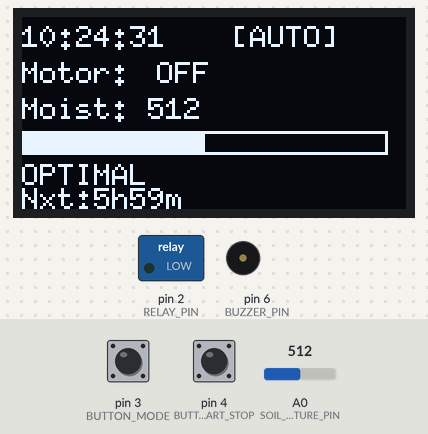
A sketch run on a simulated Arduino Uno, built with avr-gcc and run on an emulated ATmega328P. Parts: 128×64 one-colour display, switched loads named in the sketch (green lamp = pin HIGH), buzzer (waves = sounding). The inputs (shaded band) are chosen by the test bench; at power-on: pin 3 (BUTTON_MODE) HIGH, pin 4 (BUTTON_START_STOP) HIGH, A0 (SOIL_MOISTURE_PIN) = 512. The local clock reads 2024-03-15 10:24:30 at power-on unless the sketch sets it; what the sketch prints to the serial monitor is not drawn.

Above: at 3.1 s.
3.2 s: pin 3 (BUTTON_MODE) pulled LOW for 0.75 s
At 6.8 s:
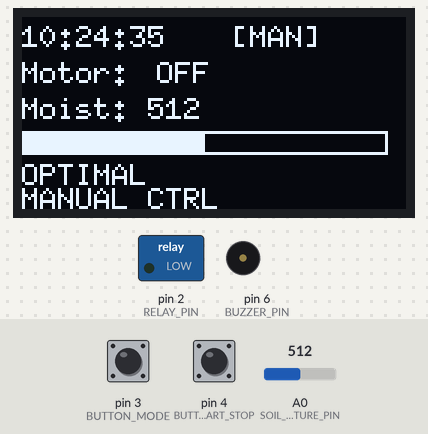
7.3 s: pin 4 (BUTTON_START_STOP) pulled LOW for 0.75 s
At 10.2 s:
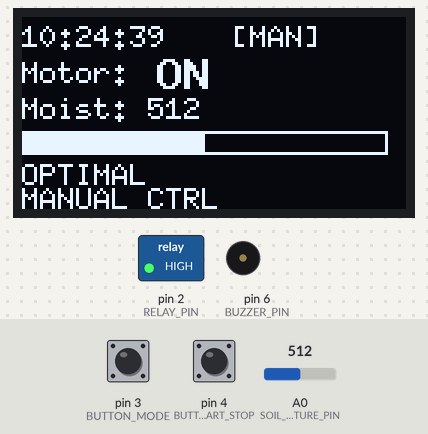
10.6 s: A0 (SOIL_MOISTURE_PIN) set to 686
At 12.4 s:
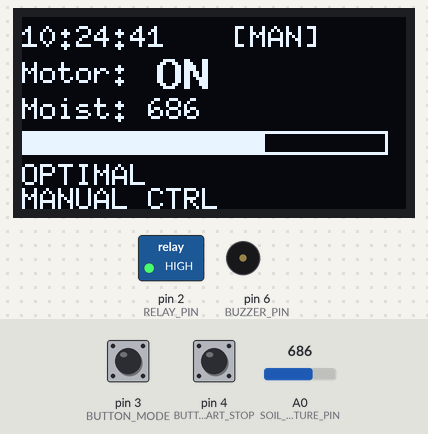
13.9 s: A0 (SOIL_MOISTURE_PIN) set to 714
At 15.8 s:
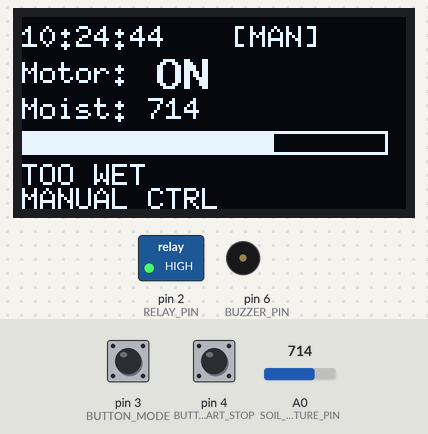
17.2 s: pin 3 (BUTTON_MODE) pulled LOW for 1 s
At 20.9 s:
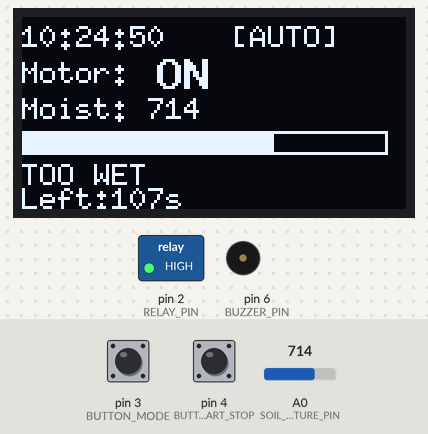
21.0 s: pin 4 (BUTTON_START_STOP) pulled LOW for 0.75 s
At 23.7 s:
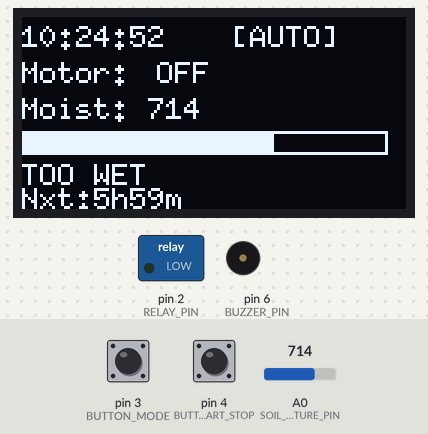
Timing chart, 0 to 24.7 s (numbered marks = the images above; inputs shaded):
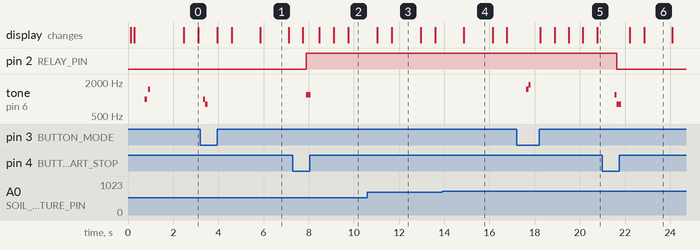

Measured:
- the behaviour switches between 700 and 701 on A0 (SOIL_MOISTURE_PIN) (found by bisection; images 3 and 4)
- after the input at 3.2 s, tone on pin 6 (BUZZER_PIN): silent → 1000 Hz after 0.12 s, → 800 Hz 0.10 s later, → silent 0.10 s later; the display: first changes after 0.75 s (image 1 shows a later state)
- after the input at 7.3 s, pin 2 (RELAY_PIN): LOW → HIGH after 0.59 s; tone on pin 6 (BUZZER_PIN): silent → 1200 Hz after 0.59 s, → silent 0.20 s later; the display: first differs from a run without the input after 1.2 s (image 2 shows a later state)
- after the input at 13.9 s, the display: changes after 0.97 s (image 4)
- after the input at 17.2 s, tone on pin 6 (BUZZER_PIN): silent → 1500 Hz after 0.43 s, → 1800 Hz 0.10 s later, → silent 0.10 s later; the display: first changes after 1.1 s (image 5 shows a later state)
- after the input at 21.0 s, pin 2 (RELAY_PIN): HIGH → LOW after 0.64 s; tone on pin 6 (BUZZER_PIN): silent → 1200 Hz after 0.56 s, → 800 Hz 0.09 s later, → silent 0.20 s later; the display: first changes after 1.2 s (image 6 shows a later state)
- what the display in image 0 shows lasts 0.6 s, from 2.5 s to 3.1 s

The sketch:

SINKSAVER.ino
```cpp
#include <Wire.h>
#include <U8g2lib.h>
#include <RTClib.h>

// Pin definitions
#define RELAY_PIN 2
#define BUTTON_MODE 3
#define BUTTON_START_STOP 4
#define BUZZER_PIN 6
#define SOIL_MOISTURE_PIN A0

// FIXED: Use SH1106 for 1.3" OLED (fixes offset)
U8G2_SH1106_128X64_NONAME_1_HW_I2C u8g2(U8G2_R0, U8X8_PIN_NONE);

RTC_DS3231 rtc;

// Timing settings
const unsigned long MIXING_INTERVAL = 6UL * 60 * 60 * 1000;
const unsigned long MIXING_DURATION = 2UL * 60 * 1000;
const int MOISTURE_MIN = 300;
const int MOISTURE_MAX = 700;

// State variables
bool isAutoMode = true;
bool isRelayOn = false;
unsigned long lastMixTime = 0;
unsigned long mixStartTime = 0;

// Button states
bool lastButton1 = HIGH;
bool lastButton2 = HIGH;

void setup() {
  Serial.begin(9600);

  Serial.println(F("========================================"));
  Serial.println(F("    COMPOST MIXER SYSTEM"));
  Serial.println(F("========================================"));
  Serial.println();

  pinMode(RELAY_PIN, OUTPUT);
  pinMode(BUZZER_PIN, OUTPUT);
  pinMode(BUTTON_MODE, INPUT_PULLUP);
  pinMode(BUTTON_START_STOP, INPUT_PULLUP);
  digitalWrite(RELAY_PIN, LOW);

  Serial.println(F("Initializing I2C..."));
  Wire.begin();

  Serial.println(F("Initializing OLED..."));
  u8g2.begin();
  showMessage(F("Starting..."));
  Serial.println(F("✓ OLED initialized"));

  Serial.println(F("Initializing RTC..."));
  if (!rtc.begin()) {
    Serial.println(F("✗ RTC FAILED!"));
    showMessage(F("RTC ERROR!"));
    while (1) {
      tone(BUZZER_PIN, 1000, 200);
      delay(1000);
    }
  }
  Serial.println(F("✓ RTC initialized"));

  // Uncomment to set time
  // rtc.adjust(DateTime(F(__DATE__), F(__TIME__)));

  Serial.println();
  Serial.println(F("Pin Configuration:"));
  Serial.println(F("  Pin 2: Relay (Motor)"));
  Serial.println(F("  Pin 3: Button - Mode Toggle (AUTO/MANUAL)"));
  Serial.println(F("  Pin 4: Button - Start/Stop Mixing"));
  Serial.println(F("  Pin 6: Buzzer"));
  Serial.println(F("  A0:    Soil Moisture Sensor"));
  Serial.println(F("  A4:    I2C SDA (OLED + RTC)"));
  Serial.println(F("  A5:    I2C SCL (OLED + RTC)"));
  Serial.println();

  Serial.println(F("Settings:"));
  Serial.print(F("  Mixing Interval: "));
  Serial.print(MIXING_INTERVAL / 3600000);
  Serial.println(F(" hours"));
  Serial.print(F("  Mixing Duration: "));
  Serial.print(MIXING_DURATION / 60000);
  Serial.println(F(" minutes"));
  Serial.print(F("  Moisture MIN: "));
  Serial.println(MOISTURE_MIN);
  Serial.print(F("  Moisture MAX: "));
  Serial.println(MOISTURE_MAX);
  Serial.println();

  Serial.println(F("Safety Features:"));
  Serial.println(F("  AUTO mode: Moisture safety enabled"));
  Serial.println(F("  MANUAL mode: Moisture safety DISABLED"));
  Serial.println();

  tone(BUZZER_PIN, 1000, 100);
  delay(150);
  tone(BUZZER_PIN, 1500, 100);

  lastMixTime = millis();

  Serial.println(F("========================================"));
  Serial.println(F("System Ready!"));
  Serial.println(F("Mode: AUTO"));
  Serial.println(F("========================================"));
  Serial.println();

  delay(1000);
}

void loop() {
  DateTime now = rtc.now();
  int moisture = analogRead(SOIL_MOISTURE_PIN);
  unsigned long currentTime = millis();

  // Check buttons
  if (checkButton(BUTTON_MODE, lastButton1)) {
    toggleMode();
  }

  if (checkButton(BUTTON_START_STOP, lastButton2)) {
    toggleMixing();
  }

  // Auto mode logic - WITH moisture safety
  if (isAutoMode) {
    if (currentTime - lastMixTime >= MIXING_INTERVAL && !isRelayOn) {
      startMixing();
    }

    if (isRelayOn) {
      if (currentTime - mixStartTime >= MIXING_DURATION) {
        stopMixing();
        lastMixTime = currentTime;
      } else if (moisture < MOISTURE_MIN) {
        // AUTO mode: Stop if too dry
        stopMixing();
        alarm();
        lastMixTime = currentTime;
      }
    }
  }
  // MANUAL mode: No moisture checking - user has full control

  updateDisplay(now, moisture, currentTime);

  // Print status every 5 seconds
  static unsigned long lastPrint = 0;
  if (currentTime - lastPrint >= 5000) {
    printStatus(now, moisture, currentTime);
    lastPrint = currentTime;
  }

  delay(100);
}

bool checkButton(int pin, bool &lastState) {
  bool current = digitalRead(pin);
  bool pressed = false;

  if (current == LOW && lastState == HIGH) {
    delay(50); // Debounce
    if (digitalRead(pin) == LOW) {
      pressed = true;
    }
  }
  lastState = current;
  return pressed;
}

void toggleMode() {
  isAutoMode = !isAutoMode;

  Serial.println();
  Serial.println(F("========================================"));
  if (isAutoMode) {
    Serial.println(F(">>> MODE CHANGED: AUTO"));
    Serial.println(F("    Automatic mixing every 6 hours"));
    Serial.println(F("    Moisture safety: ENABLED"));
    tone(BUZZER_PIN, 1500, 100);
    delay(100);
    tone(BUZZER_PIN, 1800, 100);
    if (isRelayOn) lastMixTime = millis();
  } else {
    Serial.println(F(">>> MODE CHANGED: MANUAL"));
    Serial.println(F("    Manual control via button"));
    Serial.println(F("    Moisture safety: DISABLED"));
    tone(BUZZER_PIN, 1000, 100);
    delay(100);
    tone(BUZZER_PIN, 800, 100);
  }
  Serial.println(F("========================================"));
  Serial.println();
}

void toggleMixing() {
  if (isRelayOn) {
    stopMixing();
    if (isAutoMode) lastMixTime = millis();
  } else {
    startMixing();
  }
}

void startMixing() {
  isRelayOn = true;
  mixStartTime = millis();
  digitalWrite(RELAY_PIN, HIGH);
  tone(BUZZER_PIN, 1200, 200);

  Serial.println();
  Serial.println(F("▶▶▶ MIXING STARTED"));
  Serial.print(F("    Mode: "));
  Serial.println(isAutoMode ? F("AUTO") : F("MANUAL"));
  Serial.print(F("    Start time: "));
  DateTime now = rtc.now();
  Serial.print(now.hour());
  Serial.print(F(":"));
  Serial.print(now.minute());
  Serial.print(F(":"));
  Serial.println(now.second());

  if (isAutoMode) {
    Serial.print(F("    Duration: "));
    Serial.print(MIXING_DURATION / 60000);
    Serial.println(F(" minutes"));
  } else {
    Serial.println(F("    Duration: Until manually stopped"));
  }
  Serial.println();
}

void stopMixing() {
  isRelayOn = false;
  digitalWrite(RELAY_PIN, LOW);
  tone(BUZZER_PIN, 800, 200);

  Serial.println();
  Serial.println(F("■■■ MIXING STOPPED"));
  Serial.print(F("    Stop time: "));
  DateTime now = rtc.now();
  Serial.print(now.hour());
  Serial.print(F(":"));
  Serial.print(now.minute());
  Serial.print(F(":"));
  Serial.println(now.second());
  Serial.println();
}

void alarm() {
  Serial.println();
  Serial.println(F("!!!!!!!!!!!!!!!!!!!!!!!!!!!!!!!!!!!!!!!"));
  Serial.println(F("!!! ALARM: MOISTURE TOO DRY !!!"));
  Serial.println(F("!!! AUTO MODE SAFETY STOP       !!!"));
  Serial.println(F("!!!!!!!!!!!!!!!!!!!!!!!!!!!!!!!!!!!!!!!"));
  Serial.println();

  for (int i = 0; i < 3; i++) {
    tone(BUZZER_PIN, 2000, 100);
    delay(200);
  }
}

void showMessage(const __FlashStringHelper* msg) {
  u8g2.firstPage();
  do {
    u8g2.setFont(u8g2_font_9x15B_tr);
    u8g2.drawStr(15, 30, (const char*)msg);
  } while (u8g2.nextPage());
}

void printStatus(DateTime now, int moisture, unsigned long currentTime) {
  Serial.print(F("["));
  if (now.hour() < 10) Serial.print(F("0"));
  Serial.print(now.hour());
  Serial.print(F(":"));
  if (now.minute() < 10) Serial.print(F("0"));
  Serial.print(now.minute());
  Serial.print(F(":"));
  if (now.second() < 10) Serial.print(F("0"));
  Serial.print(now.second());
  Serial.print(F("] "));

  Serial.print(F("Mode: "));
  Serial.print(isAutoMode ? F("AUTO ") : F("MANUAL "));

  Serial.print(F("| Motor: "));
  Serial.print(isRelayOn ? F("ON  ") : F("OFF "));

  Serial.print(F("| Moisture: "));
  Serial.print(moisture);
  Serial.print(F(" ("));

  if (moisture < MOISTURE_MIN) {
    Serial.print(F("TOO DRY"));
    if (isAutoMode) {
      Serial.print(F(" - ALARM!"));
    }
  } else if (moisture > MOISTURE_MAX) {
    Serial.print(F("TOO WET"));
  } else {
    Serial.print(F("OPTIMAL"));
  }
  Serial.print(F(")"));

  if (isAutoMode && !isRelayOn) {
    unsigned long left = MIXING_INTERVAL - (currentTime - lastMixTime);
    Serial.print(F(" | Next mix in: "));
    Serial.print(left / 3600000);
    Serial.print(F("h "));
    Serial.print((left % 3600000) / 60000);
    Serial.print(F("m"));
  } else if (isRelayOn && isAutoMode) {
    unsigned long left = MIXING_DURATION - (currentTime - mixStartTime);
    Serial.print(F(" | Time left: "));
    Serial.print(left / 1000);
    Serial.print(F("s"));
  }

  Serial.println();
}

void updateDisplay(DateTime now, int moisture, unsigned long currentTime) {
  char buf[20];

  u8g2.firstPage();
  do {
    u8g2.setFont(u8g2_font_6x10_tr);

    // Time
    sprintf(buf, "%02d:%02d:%02d", now.hour(), now.minute(), now.second());
    u8g2.drawStr(0, 10, buf);

    // Mode
    u8g2.drawStr(70, 10, isAutoMode ? "[AUTO]" : "[MAN]");

    // Motor status
    u8g2.drawStr(0, 22, "Motor:");
    if (isRelayOn) {
      u8g2.setFont(u8g2_font_9x15B_tr);
      u8g2.drawStr(45, 24, "ON");
      u8g2.setFont(u8g2_font_6x10_tr);
    } else {
      u8g2.drawStr(45, 22, "OFF");
    }

    // Moisture
    sprintf(buf, "Moist: %d", moisture);
    u8g2.drawStr(0, 34, buf);

    // Bar
    int barW = map(moisture, 0, 1023, 0, 120);
    u8g2.drawFrame(0, 38, 122, 8);
    u8g2.drawBox(1, 39, constrain(barW, 0, 120), 6);

    // Status - Show warning ONLY in AUTO mode
    if (isAutoMode && moisture < MOISTURE_MIN) {
      u8g2.drawStr(0, 56, "TOO DRY!");
    } else if (moisture > MOISTURE_MAX) {
      u8g2.drawStr(0, 56, "TOO WET");
    } else {
      u8g2.drawStr(0, 56, "OPTIMAL");
    }

    // Timer
    if (isAutoMode && !isRelayOn) {
      unsigned long left = MIXING_INTERVAL - (currentTime - lastMixTime);
      sprintf(buf, "Nxt:%luh%lum", left/3600000, (left%3600000)/60000);
      u8g2.drawStr(0, 64, buf);
    } else if (isRelayOn && isAutoMode) {
      unsigned long left = MIXING_DURATION - (currentTime - mixStartTime);
      sprintf(buf, "Left:%lus", left/1000);
      u8g2.drawStr(0, 64, buf);
    } else if (!isAutoMode) {
      u8g2.drawStr(0, 64, "MANUAL CTRL");
    }

  } while (u8g2.nextPage());
}
```
